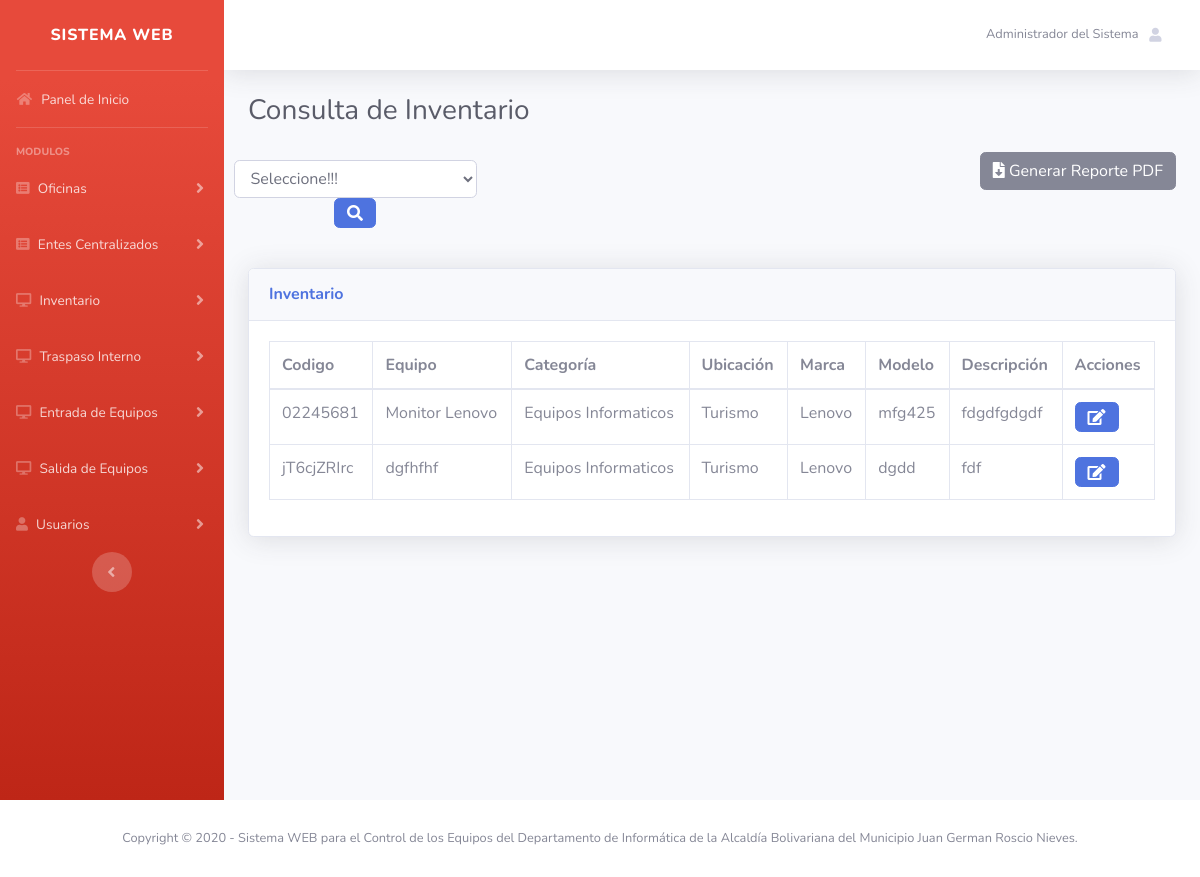
Screenshot of /views/admin/inventario.php (signed in) with the database file from the repository.
### tables this page shows
CREATE TABLE IF NOT EXISTS `registro` (
  `id_registro` int(11) NOT NULL AUTO_INCREMENT,
  `nacionalidad` varchar(1) NOT NULL,
  `cedula` int(11) NOT NULL,
  `nombre` varchar(255) NOT NULL,
  `email` varchar(100) NOT NULL,
  `sexo` varchar(20) NOT NULL,
  `telefono` text NOT NULL,
  `direccion` text NOT NULL,
  `fecha_nacimiento` date NOT NULL,
  `fecha` date NOT NULL,
  PRIMARY KEY (`id_registro`),
  UNIQUE KEY `cedula` (`cedula`,`email`)
);

CREATE TABLE IF NOT EXISTS `inventario` (
  `id_inventario` int(11) NOT NULL AUTO_INCREMENT,
  `id_registro` int(11) NOT NULL,
  `codigo` varchar(50) NOT NULL,
  `equipo` varchar(255) NOT NULL,
  `categoria` int(11) NOT NULL,
  `id_oficina` int(11) NOT NULL,
  `marca` varchar(255) NOT NULL,
  `modelo` varchar(255) NOT NULL,
  `descripcion` text NOT NULL,
  `fecha_registro` date NOT NULL,
  PRIMARY KEY (`id_inventario`),
  UNIQUE KEY `codigo` (`codigo`)
);

CREATE TABLE IF NOT EXISTS `oficina` (
  `id_oficina` int(11) NOT NULL AUTO_INCREMENT,
  `id_registro` int(11) NOT NULL,
  `oficina` varchar(255) NOT NULL,
  `fecha_registro` date NOT NULL,
  PRIMARY KEY (`id_oficina`)
);

### bd/conexion.php (called while the page is built)
<?php
class conexion {
 public static function con()
	{
		$server = "localhost";
        $user = "root";
        $pass = "";
        $bd = "informatica_alcaldia";
        $con = mysqli_connect($server, $user, $pass,$bd)
        or die("Ha sucedido un error inexperado en la conexion de la base de datos");
        return $con;
	}
}
?>

### models/id/id_usuario.php (called while the page is built, shortened)
<?php
   include("../../bd/conexion.php");
   $email = $_SESSION["email"];
   $sql = ("SELECT * FROM registro WHERE email = '$email'");
   $res=mysqli_query(conexion::con(), $sql);
    foreach ($res as $key) {
        $nombre_user = $key['nombre'];
    }
?>

### models/consulta/inventario.php (called while the page is built, shortened)
<?php
	$sql = ("SELECT * FROM inventario INNER JOIN oficina ON inventario.id_oficina = oficina.id_oficina");
    $result=mysqli_query(conexion::con(), $sql);
?>

### views/admin/inventario.php (the view, shortened to what this page needs)
<?php
  require_once("nabvar.php");
?>
<div class="container-fluid">
   <h1 class="h3 mb-4 text-gray-800">Consulta de Inventario</h1>
<div class="row">
  <div class="col-sm-3">
    <form class="form-inline d-flex justify-content-center md-form form-sm active-cyan active-cyan-2 mt-2" method="GET" action="inventario1.php">
        <select name="id_oficina" class="form-control" required="">
            <option value="">Seleccione!!!</option>
        </select>
      <button type="submit" class="btn btn-primary"><i class="fas fa-search" aria-hidden="true"></i></button>
    </form>
    <br>
  </div>
  <div class="col-sm-9">
     <p align="right"><a href="../DOMPDF/inventario.php" class="btn btn-secondary" target="nuevo"><i class="fas fa-file-download"></i> Generar Reporte PDF</a></p>
  </div>
</div>
   <div class="card shadow mb-4">
            <div class="card-header py-3">
              <h6 class="m-0 font-weight-bold text-primary">Inventario</h6>
            </div>
            <div class="card-body">
              <div class="table-responsive">
                <table class="table table-bordered" id="dataTable" width="100%" cellspacing="0">
                  <thead>
                    <tr>
                      <th>Codigo</th>
                      <th>Equipo</th>
                      <th>Categoría</th>
                      <th>Ubicación</th>
                      <th>Marca</th>
                      <th>Modelo</th>
                      <th>Descripción</th>
                      <th>Acciones</th>
                    </tr>
                  </thead>
                  <tbody>
                    <?php
                       require_once("../../bd/conexion.php");
                       require_once("../../models/consulta/inventario.php");
                       foreach ($result as $equipo) {
                    ?>
                    <tr>
                      <td><?php echo $equipo['codigo']; ?></td>
                      <td><?php echo $equipo['equipo']; ?></td>
                      <td><?php if ($equipo['categoria'] == '1') {
                        echo "Equipos Informaticos";
                      }elseif ($equipo['categoria'] == '2') {
                        echo "Equipos de Oficina";
                      } ?></td>
                      <td><?php echo $equipo['oficina']; ?></td>
                      <td><?php echo $equipo['marca']; ?></td>
                      <td><?php echo $equipo['modelo']; ?></td>
                      <td><?php echo $equipo['descripcion']; ?></td>
                        <td><a href="registro_inventario1.php?id_inventario=<?php echo $equipo['id_inventario']; ?>" class="btn btn-primary" title="Descargar Acta de Entrega"><i class="fa fa-edit"></a></td>
                    </tr>
                    <?php
                       }
                    ?>
                  </tbody>
                </table>
              </div>
            </div>
          </div>
        </div>
      </div>
</div>
<?php
   require_once("footer.php");
?>

### views/admin/nabvar.php (shortened to what this page needs)
<?php include("../../models/id/id_usuario.php"); ?>
<!DOCTYPE html>
<html lang="en">
<head>
  <link href="../../plantilla/vendor/fontawesome-free/css/all.min.css" rel="stylesheet" type="text/css">
  <link href="../../plantilla/css/sb-admin-2.min.css" rel="stylesheet">
</head>
<body id="page-top">
  <div id="wrapper">
    <ul class="navbar-nav bg-gradient-danger sidebar sidebar-dark accordion" id="accordionSidebar">
      <a class="sidebar-brand d-flex align-items-center justify-content-center" href="index.html">
        <div class="sidebar-brand-text mx-3" title="Sistema WEB - Informatica - Alcaldia de Roscio">Sistema WEB</div>
      </a>
      <hr class="sidebar-divider my-0">
      <li class="nav-item">
        <a class="nav-link" href="admin.php">
          <i class="fas fa-fw fa-home"></i>
          <span>Panel de Inicio</span></a>
      </li>
      <hr class="sidebar-divider">
      <div class="sidebar-heading">
        Modulos
      </div>
      <li class="nav-item">
        <a class="nav-link collapsed" href="#" data-toggle="collapse" data-target="#collapseUtilitiesoficina" aria-expanded="true" aria-controls="collapseUtilitiesoficina">
          <i class="fas fa-list-alt"></i>
          <span>Oficinas</span>
        </a>
      </li>
      <li class="nav-item">
        <a class="nav-link collapsed" href="#" data-toggle="collapse" data-target="#collapseUtilitiesente" aria-expanded="true" aria-controls="collapseUtilitiesente">
          <i class="fas fa-list-alt"></i>
          <span>Entes Centralizados</span>
        </a>
      </li>
       <li class="nav-item">
        <a class="nav-link collapsed" href="#" data-toggle="collapse" data-target="#collapseUtilities1" aria-expanded="true" aria-controls="collapseUtilities1">
          <i class="fas fa-desktop"></i>
          <span>Inventario</span>
        </a>
      </li>
      <li class="nav-item">
        <a class="nav-link collapsed" href="#" data-toggle="collapse" data-target="#collapseTwo0" aria-expanded="true" aria-controls="collapseTwo0">
          <i class="fas fa-desktop"></i>
          <span>Traspaso Interno</span>
        </a>
      </li>
      <li class="nav-item">
        <a class="nav-link collapsed" href="#" data-toggle="collapse" data-target="#collapseTwo" aria-expanded="true" aria-controls="collapseTwo">
          <i class="fas fa-desktop"></i>
          <span>Entrada de Equipos</span>
        </a>
      </li>
      <li class="nav-item">
        <a class="nav-link collapsed" href="#" data-toggle="collapse" data-target="#collapseUtilities" aria-expanded="true" aria-controls="collapseUtilities">
          <i class="fas fa-desktop"></i>
          <span>Salida de Equipos</span>
        </a>
      </li>
      <li class="nav-item">
        <a class="nav-link collapsed" href="#" data-toggle="collapse" data-target="#collapseUtilities2" aria-expanded="true" aria-controls="collapseUtilities2">
          <i class="fas fa-user"></i>
          <span>Usuarios</span>
        </a>
      </li>
      <div class="text-center d-none d-md-inline">
        <button class="rounded-circle border-0" id="sidebarToggle"></button>
      </div>
    </ul>
    <div id="content-wrapper" class="d-flex flex-column">
      <div id="content">
        <nav class="navbar navbar-expand navbar-light bg-white topbar mb-4 static-top shadow">
          <ul class="navbar-nav ml-auto">
            <li class="nav-item dropdown no-arrow">
              <a class="nav-link dropdown-toggle" href="#" id="userDropdown" role="button" data-toggle="dropdown" aria-haspopup="true" aria-expanded="false">
                <span class="mr-2 d-none d-lg-inline text-gray-600 small"><?php echo $nombre_user; ?></span>
                <i class="fas fa-user fa-sm fa-fw mr-2 text-gray-400"></i>
              </a>
            </li>
          </ul>
        </nav>

### rows the page displays
registro: nombre "Administrador del Sistema"
inventario: codigo "02245681", equipo "Monitor Lenovo", categoria "Equipos Informaticos", id_oficina.oficina "Turismo", marca "Lenovo", modelo "mfg425", descripcion "fdgdfgdgdf"
inventario: codigo "jT6cjZRIrc", equipo "dgfhfhf", categoria "Equipos Informaticos", id_oficina.oficina "Turismo", marca "Lenovo", modelo "dgdd", descripcion "fdf"
